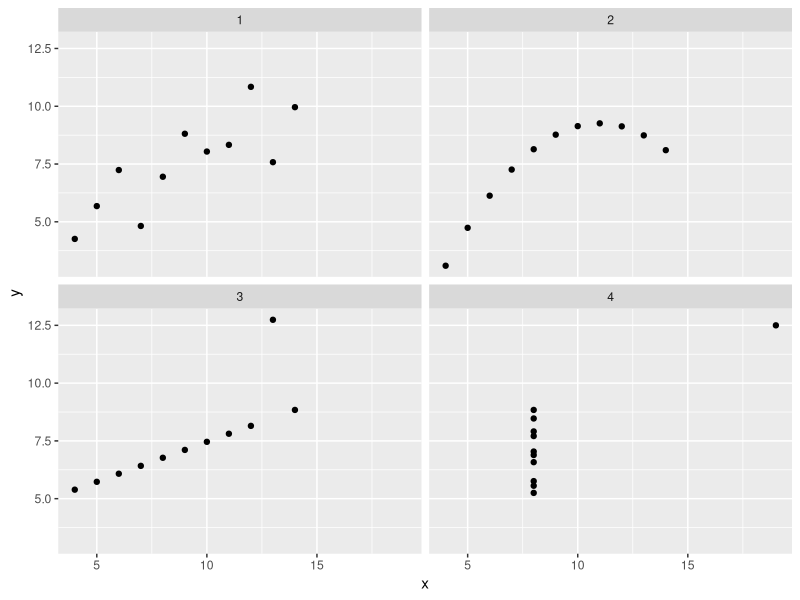
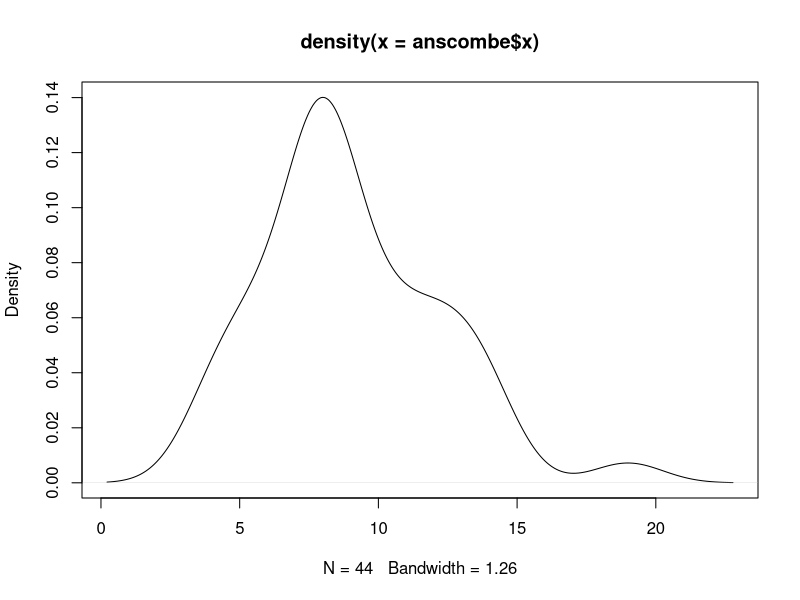
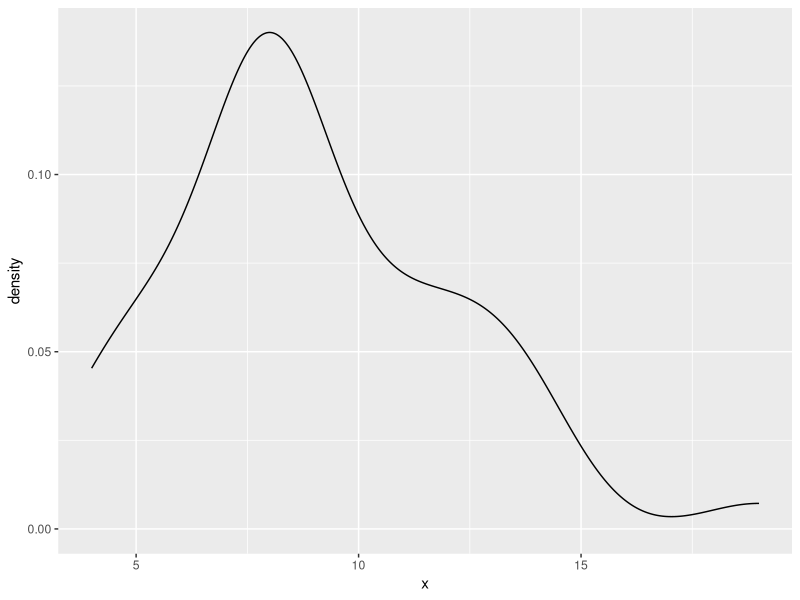
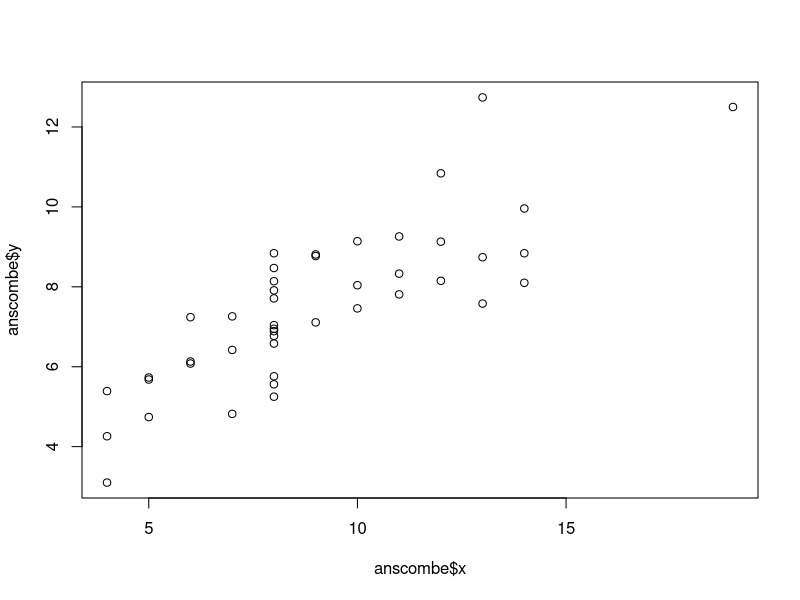
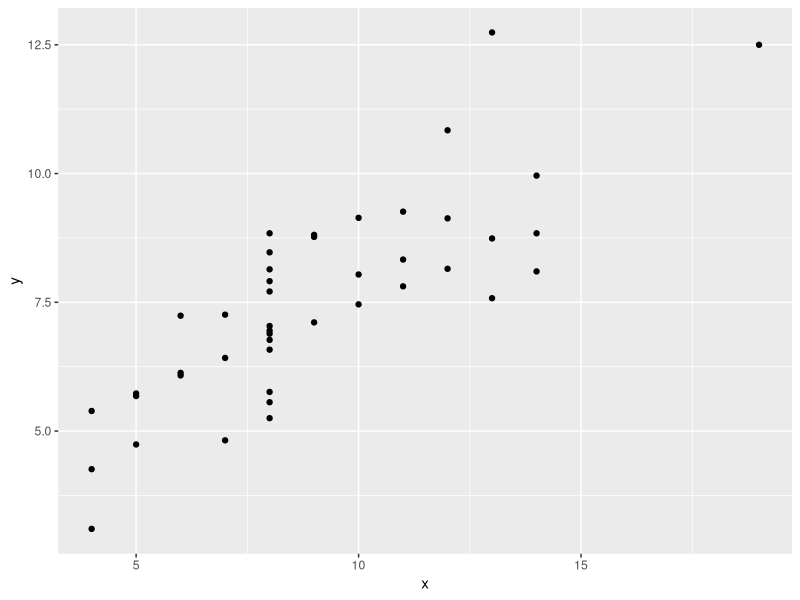
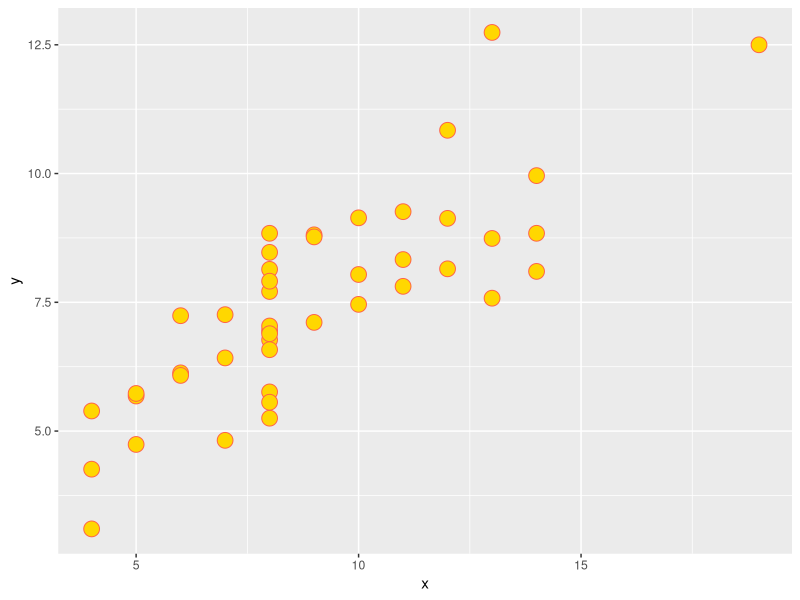
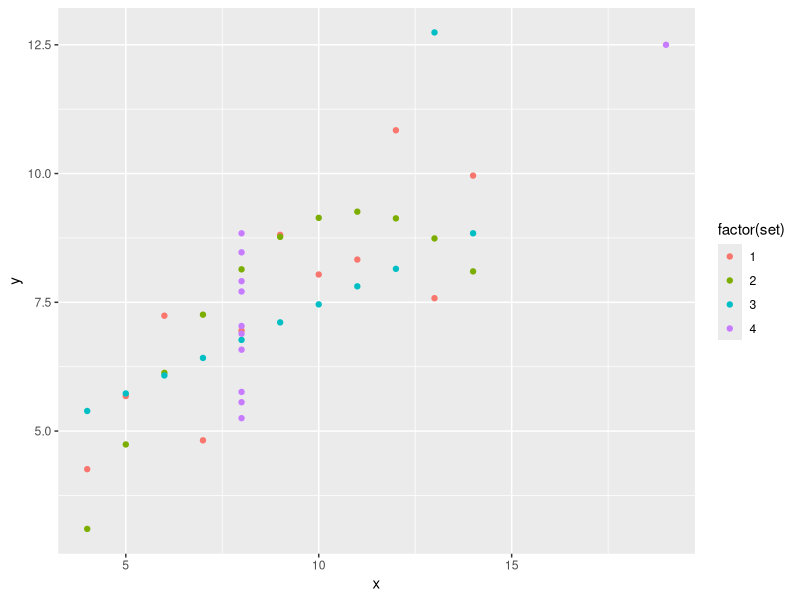
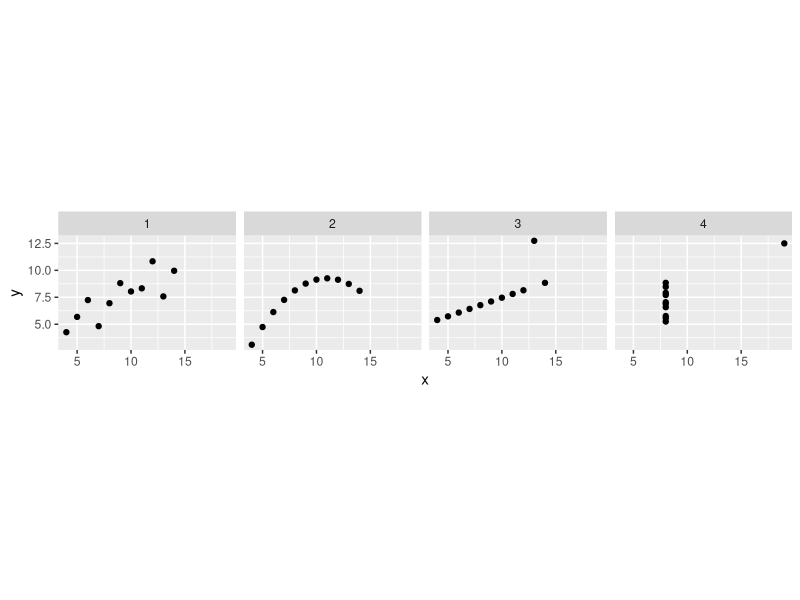

Write the R code that produced these figures, in order.
# ==============================================================================
#  ____  _____ _____
# |    \|   __| __  |  Data Science with R
# |  |  |__   |    -|  Spring 2025
# |____/|_____|__|__|
#
# Anscombe's quartet
#
# ============================= See README file for data sources and details ===

# required packages

library(tidyverse)

# read Anscombe's quartet data
anscombe <- readr::read_tsv("data/anscombe.tsv")

# note how X and Y are similar!
group_by(anscombe, set) %>% 
  summarise(
    mu_x = mean(x),
    var_x = var(x),
    mu_x = mean(y),
    var_x = var(y)
  )

# note how X and Y are different!
ggplot(anscombe, aes(x, y)) +
  geom_point() + 
  facet_wrap(~ set)

# ------------------------------------------------------------------------------
# Fundamentals of the ggplot2 plotting system
# ------------------------------------------------------------------------------

# R has 'base graphics'...
plot(density(anscombe$x))

# ... but ggplot2 just looks better
ggplot(anscombe, aes(x)) +
  geom_density()

# 'Base graphics' will get you everywhere...
plot(anscombe$x, anscombe$y)

# ... but ggplot2 has a consistent syntax
ggplot(anscombe, aes(x, y)) +
  geom_point()

# ggplot2 can modify the 'appearance' of your data points...
ggplot(anscombe, aes(x, y)) +
  geom_point(size = 5, color = "tomato", fill = "gold", shape = 21)

# ... but what you really want to modify is their 'aesthetics'
ggplot(anscombe, aes(x, y, color = factor(set))) +
  geom_point()

## see how this won't work properly, and understand why

# ggplot(anscombe, aes(x, y, color = set)) +
#   geom_point()

# let's go back to using facets (small multiples)
ggplot(anscombe, aes(x, y)) +
  geom_point() + 
  facet_wrap(~ set, nrow = 1) +
  coord_equal()

# and let's finally add another geometry
ggplot(anscombe, aes(x, y)) +
  geom_point() + 
  geom_smooth(method = "lm", fill = NA, fullrange = TRUE) + 
  facet_wrap(~ set)

## try removing `geom_smooth` options to see what happens

# have a nice day
